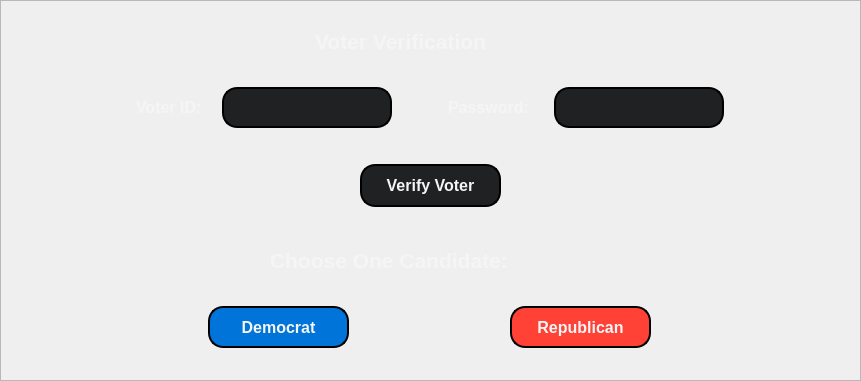
        <widget class="QFrame" name="voterFrame">
         <property name="maximumSize">
          <size>
           <width>861</width>
           <height>381</height>
          </size>
         </property>
         <property name="styleSheet">
          <string notr="true">#voterFrame {
   background-color: rgba(46, 47, 56, 0.8);
   border-radius: 15px;
   border-style: outset;
   border-width: 2px;
   border-radius: 15px;
   border-color: black;
   padding: 4px;
}
</string>
         </property>
         <property name="frameShape">
          <enum>QFrame::StyledPanel</enum>
         </property>
         <property name="frameShadow">
          <enum>QFrame::Raised</enum>
         </property>
         <widget class="QFrame" name="voterVerticalFrame">
          <property name="geometry">
           <rect>
            <x>0</x>
            <y>0</y>
            <width>861</width>
            <height>381</height>
           </rect>
          </property>
          <property name="minimumSize">
           <size>
            <width>861</width>
            <height>381</height>
           </size>
          </property>
          <property name="maximumSize">
           <size>
            <width>861</width>
            <height>381</height>
           </size>
          </property>
          <property name="styleSheet">
           <string notr="true">#voterVerticalFrame {
   background-color: none;
   color: rgb(245,245,245);
   border: none;
}
</string>
          </property>
          <layout class="QVBoxLayout" name="verticalLayout">
           <property name="spacing">
            <number>4</number>
           </property>
           <item>
            <widget class="QWidget" name="horizontalWidget_4" native="true">
             <property name="sizePolicy">
              <sizepolicy hsizetype="Preferred" vsizetype="Preferred">
               <horstretch>0</horstretch>
               <verstretch>0</verstretch>
              </sizepolicy>
             </property>
             <property name="minimumSize">
              <size>
               <width>41</width>
               <height>0</height>
              </size>
             </property>
             <property name="maximumSize">
              <size>
               <width>861</width>
               <height>41</height>
              </size>
             </property>
             <property name="styleSheet">
              <string notr="true">   background-color: none;
   color: rgb(245,245,245);
   border: none;</string>
             </property>
             <layout class="QHBoxLayout" name="horizontalLayout_5">
              <item>
               <spacer name="horizontalSpacer_12">
                <property name="orientation">
                 <enum>Qt::Horizontal</enum>
                </property>
                <property name="sizeType">
                 <enum>QSizePolicy::Fixed</enum>
                </property>
                <property name="sizeHint" stdset="0">
                 <size>
                  <width>120</width>
                  <height>20</height>
                 </size>
                </property>
               </spacer>
              </item>
              <item>
               <widget class="QLabel" name="verificationLabel">
                <property name="maximumSize">
                 <size>
                  <width>230</width>
                  <height>51</height>
                 </size>
                </property>
                <property name="font">
                 <font>
                  <family>Arial</family>
                  <pointsize>16</pointsize>
                  <weight>75</weight>
                  <italic>false</italic>
                  <bold>true</bold>
                 </font>
                </property>
                <property name="styleSheet">
                 <string notr="true">QLabel {
   color: rgb(245,245,245);
}</string>
                </property>
                <property name="text">
                 <string>Voter Verification </string>
                </property>
               </widget>
              </item>
              <item>
               <spacer name="horizontalSpacer_13">
                <property name="orientation">
                 <enum>Qt::Horizontal</enum>
                </property>
                <property name="sizeType">
                 <enum>QSizePolicy::Fixed</enum>
                </property>
                <property name="sizeHint" stdset="0">
                 <size>
                  <width>120</width>
                  <height>20</height>
                 </size>
                </property>
               </spacer>
              </item>
             </layout>
            </widget>
           </item>
           <item>
            <widget class="QWidget" name="horizontalWidget_3" native="true">
             <property name="sizePolicy">
              <sizepolicy hsizetype="Preferred" vsizetype="Preferred">
               <horstretch>0</horstretch>
               <verstretch>0</verstretch>
              </sizepolicy>
             </property>
             <property name="minimumSize">
              <size>
               <width>0</width>
               <height>52</height>
              </size>
             </property>
             <property name="maximumSize">
              <size>
               <width>861</width>
               <height>52</height>
              </size>
             </property>
             <property name="styleSheet">
              <string notr="true">   background-color: none;
   color: rgb(245,245,245);
   border: none;</string>
             </property>
             <layout class="QHBoxLayout" name="horizontalLayout_3">
              <item>
               <spacer name="horizontalSpacer_24">
                <property name="orientation">
                 <enum>Qt::Horizontal</enum>
                </property>
                <property name="sizeType">
                 <enum>QSizePolicy::Preferred</enum>
                </property>
                <property name="sizeHint" stdset="0">
                 <size>
                  <width>120</width>
                  <height>20</height>
                 </size>
                </property>
               </spacer>
              </item>
              <item>
               <widget class="QLabel" name="idLabel">
                <property name="minimumSize">
                 <size>
                  <width>80</width>
                  <height>41</height>
                 </size>
                </property>
                <property name="maximumSize">
                 <size>
                  <width>110</width>
                  <height>41</height>
                 </size>
                </property>
                <property name="font">
                 <font>
                  <family>Arial</family>
                  <pointsize>12</pointsize>
                  <weight>75</weight>
                  <italic>false</italic>
                  <bold>true</bold>
                 </font>
                </property>
                <property name="styleSheet">
                 <string notr="true">QLabel {
   color: rgb(245,245,245);
}</string>
                </property>
                <property name="text">
                 <string>Voter ID:</string>
                </property>
               </widget>
              </item>
              <item>
               <widget class="QLineEdit" name="idLineEdit">
                <property name="sizePolicy">
                 <sizepolicy hsizetype="Expanding" vsizetype="Expanding">
                  <horstretch>0</horstretch>
                  <verstretch>0</verstretch>
                 </sizepolicy>
                </property>
                <property name="minimumSize">
                 <size>
                  <width>170</width>
                  <height>41</height>
                 </size>
                </property>
                <property name="maximumSize">
                 <size>
                  <width>170</width>
                  <height>41</height>
                 </size>
                </property>
                <property name="font">
                 <font>
                  <family>Arial</family>
                  <pointsize>12</pointsize>
                 </font>
                </property>
                <property name="styleSheet">
                 <string notr="true">QLineEdit {
    background-color: rgba(32,33,35,255);
	color: rgb(245,245,245);
	border-radius: 15px;
	border-style: outset;
	border-width: 2px;
	border-radius: 15px;
	border-color: black;
	padding: 4px;
}</string>
                </property>
                <property name="inputMask">
                 <string/>
                </property>
                <property name="text">
                 <string/>
                </property>
                <property name="maxLength">
                 <number>9</number>
                </property>
               </widget>
              </item>
              <item>
               <spacer name="horizontalSpacer_23">
                <property name="orientation">
                 <enum>Qt::Horizontal</enum>
                </property>
                <property name="sizeType">
                 <enum>QSizePolicy::Fixed</enum>
                </property>
                <property name="sizeHint" stdset="0">
                 <size>
                  <width>50</width>
                  <height>20</height>
                 </size>
                </property>
               </spacer>
              </item>
              <item>
               <widget class="QLabel" name="passLabel">
                <property name="minimumSize">
                 <size>
                  <width>100</width>
                  <height>41</height>
                 </size>
                </property>
                <property name="maximumSize">
                 <size>
                  <width>110</width>
                  <height>41</height>
                 </size>
                </property>
                <property name="font">
                 <font>
                  <family>Arial</family>
                  <pointsize>12</pointsize>
                  <weight>75</weight>
                  <italic>false</italic>
                  <bold>true</bold>
                 </font>
                </property>
                <property name="styleSheet">
                 <string notr="true">QLabel {
   color: rgb(245,245,245);
}</string>
                </property>
                <property name="text">
                 <string>Password:</string>
                </property>
               </widget>
              </item>
              <item>
               <widget class="QLineEdit" name="passLineEdit">
                <property name="sizePolicy">
                 <sizepolicy hsizetype="Expanding" vsizetype="Expanding">
                  <horstretch>0</horstretch>
                  <verstretch>0</verstretch>
                 </sizepolicy>
                </property>
                <property name="minimumSize">
                 <size>
                  <width>170</width>
                  <height>41</height>
                 </size>
                </property>
                <property name="maximumSize">
                 <size>
                  <width>170</width>
                  <height>41</height>
                 </size>
                </property>
                <property name="font">
                 <font>
                  <family>Arial</family>
                  <pointsize>12</pointsize>
                 </font>
                </property>
                <property name="styleSheet">
                 <string notr="true">QLineEdit {
    background-color: rgba(32,33,35,255);
	color: rgb(245,245,245);
	border-radius: 15px;
	border-style: outset;
	border-width: 2px;
	border-radius: 15px;
	border-color: black;
	padding: 4px;
}</string>
                </property>
                <property name="text">
                 <string/>
                </property>
                <property name="maxLength">
                 <number>16</number>
                </property>
               </widget>
              </item>
              <item>
               <spacer name="horizontalSpacer_8">
                <property name="orientation">
                 <enum>Qt::Horizontal</enum>
                </property>
                <property name="sizeType">
                 <enum>QSizePolicy::Preferred</enum>
                </property>
                <property name="sizeHint" stdset="0">
                 <size>
                  <width>120</width>
                  <height>20</height>
                 </size>
                </property>
               </spacer>
              </item>
             </layout>
            </widget>
           </item>
           <item>
            <spacer name="verticalSpacer">
             <property name="orientation">
              <enum>Qt::Vertical</enum>
             </property>
             <property name="sizeType">
              <enum>QSizePolicy::Fixed</enum>
             </property>
             <property name="sizeHint" stdset="0">
              <size>
               <width>20</width>
               <height>9</height>
              </size>
             </property>
            </spacer>
           </item>
           <item>
            <widget class="QWidget" name="horizontalWidget_7" native="true">
             <property name="minimumSize">
              <size>
               <width>0</width>
               <height>60</height>
              </size>
             </property>
             <property name="maximumSize">
              <size>
               <width>861</width>
               <height>60</height>
              </size>
             </property>
             <property name="styleSheet">
              <string notr="true">   background-color: none;
   color: rgb(245,245,245);
   border: none;</string>
             </property>
             <layout class="QHBoxLayout" name="horizontalLayout_6">
              <item>
               <spacer name="horizontalSpacer_25">
                <property name="orientation">
                 <enum>Qt::Horizontal</enum>
                </property>
                <property name="sizeType">
                 <enum>QSizePolicy::Fixed</enum>
                </property>
                <property name="sizeHint" stdset="0">
                 <size>
                  <width>120</width>
                  <height>20</height>
                 </size>
                </property>
               </spacer>
              </item>
              <item>
               <widget class="QPushButton" name="verifyButton">
                <property name="sizePolicy">
                 <sizepolicy hsizetype="Expanding" vsizetype="Expanding">
                  <horstretch>0</horstretch>
                  <verstretch>0</verstretch>
                 </sizepolicy>
                </property>
                <property name="minimumSize">
                 <size>
                  <width>141</width>
                  <height>43</height>
                 </size>
                </property>
                <property name="maximumSize">
                 <size>
                  <width>141</width>
                  <height>43</height>
                 </size>
                </property>
                <property name="font">
                 <font>
                  <family>Arial</family>
                  <pointsize>12</pointsize>
                  <weight>75</weight>
                  <bold>true</bold>
                 </font>
                </property>
                <property name="cursor">
                 <cursorShape>PointingHandCursor</cursorShape>
                </property>
                <property name="styleSheet">
                 <string notr="true">QPushButton {
    background-color: rgba(32,33,35,255);
	color: rgb(245,245,245);
	border-radius: 15px;
	border-style: outset;
	border-width: 2px;
	border-radius: 15px;
	border-color: black;
	padding: 4px;
}

QPushButton:hover {
   background-color: rgb(87, 89, 101);
	color: white;
    border-radius: 15px;
	border-style: outset;
	border-width: 2px;
	border-radius: 15px;
	border-color: black;
	padding: 4px;
}

QPushButton:pressed {
   background-color: rgb(177, 185, 187);
	color: white;
}</string>
                </property>
                <property name="text">
                 <string>Verify Voter</string>
                </property>
               </widget>
              </item>
              <item>
               <spacer name="horizontalSpacer_9">
                <property name="orientation">
                 <enum>Qt::Horizontal</enum>
                </property>
                <property name="sizeType">
                 <enum>QSizePolicy::Fixed</enum>
                </property>
                <property name="sizeHint" stdset="0">
                 <size>
                  <width>120</width>
                  <height>20</height>
                 </size>
                </property>
               </spacer>
              </item>
             </layout>
            </widget>
           </item>
           <item>
            <spacer name="verticalSpacer_2">
             <property name="orientation">
              <enum>Qt::Vertical</enum>
             </property>
             <property name="sizeType">
              <enum>QSizePolicy::Fixed</enum>
             </property>
             <property name="sizeHint" stdset="0">
              <size>
               <width>20</width>
               <height>9</height>
              </size>
             </property>
            </spacer>
           </item>
           <item>
            <widget class="QWidget" name="horizontalWidget_2" native="true">
             <property name="minimumSize">
              <size>
               <width>0</width>
               <height>41</height>
              </size>
             </property>
             <property name="maximumSize">
              <size>
               <width>861</width>
               <height>41</height>
              </size>
             </property>
             <property name="styleSheet">
              <string notr="true">   background-color: none;
   color: rgb(245,245,245);
   border: none;</string>
             </property>
             <layout class="QHBoxLayout" name="horizontalLayout_4">
              <item>
               <spacer name="horizontalSpacer_11">
                <property name="orientation">
                 <enum>Qt::Horizontal</enum>
                </property>
                <property name="sizeType">
                 <enum>QSizePolicy::Fixed</enum>
                </property>
                <property name="sizeHint" stdset="0">
                 <size>
                  <width>120</width>
                  <height>20</height>
                 </size>
                </property>
               </spacer>
              </item>
              <item>
               <widget class="QLabel" name="chooseLabel">
                <property name="maximumSize">
                 <size>
                  <width>320</width>
                  <height>51</height>
                 </size>
                </property>
                <property name="font">
                 <font>
                  <family>Arial</family>
                  <pointsize>16</pointsize>
                  <weight>75</weight>
                  <italic>false</italic>
                  <bold>true</bold>
                 </font>
                </property>
                <property name="styleSheet">
                 <string notr="true">QLabel {
   color: rgb(245,245,245);
}</string>
                </property>
                <property name="text">
                 <string>Choose One Candidate:</string>
                </property>
               </widget>
              </item>
              <item>
               <spacer name="horizontalSpacer_10">
                <property name="orientation">
                 <enum>Qt::Horizontal</enum>
                </property>
                <property name="sizeType">
                 <enum>QSizePolicy::Fixed</enum>
                </property>
                <property name="sizeHint" stdset="0">
                 <size>
                  <width>120</width>
                  <height>20</height>
                 </size>
                </property>
               </spacer>
              </item>
             </layout>
            </widget>
           </item>
           <item>
            <widget class="QWidget" name="horizontalWidget_8" native="true">
             <property name="minimumSize">
              <size>
               <width>0</width>
               <height>60</height>
              </size>
             </property>
             <property name="maximumSize">
              <size>
               <width>861</width>
               <height>60</height>
              </size>
             </property>
             <property name="styleSheet">
              <string notr="true">   background-color: none;
   color: rgb(245,245,245);
   border: none;</string>
             </property>
             <layout class="QHBoxLayout" name="horizontalLayout_2">
              <item>
               <spacer name="horizontalSpacer_6">
                <property name="orientation">
                 <enum>Qt::Horizontal</enum>
                </property>
                <property name="sizeType">
                 <enum>QSizePolicy::Fixed</enum>
                </property>
                <property name="sizeHint" stdset="0">
                 <size>
                  <width>50</width>
                  <height>20</height>
                 </size>
                </property>
               </spacer>
              </item>
              <item>
               <widget class="QPushButton" name="demButton">
                <property name="sizePolicy">
                 <sizepolicy hsizetype="Expanding" vsizetype="Expanding">
                  <horstretch>0</horstretch>
                  <verstretch>0</verstretch>
                 </sizepolicy>
                </property>
                <property name="maximumSize">
                 <size>
                  <width>141</width>
                  <height>43</height>
                 </size>
                </property>
                <property name="font">
                 <font>
                  <family>Arial</family>
                  <pointsize>12</pointsize>
                  <weight>75</weight>
                  <bold>true</bold>
                 </font>
                </property>
                <property name="cursor">
                 <cursorShape>PointingHandCursor</cursorShape>
                </property>
                <property name="styleSheet">
                 <string notr="true">QPushButton {
    background-color:#0074D9;
	color: rgb(245,245,245);
	border-radius: 15px;
	border-style: outset;
	border-width: 2px;
	border-radius: 15px;
	border-color: black;
	padding: 4px;
}

QPushButton:hover {
   background-color: #33A1D9;
	color: white;
    border-radius: 15px;
	border-style: outset;
	border-width: 2px;
	border-radius: 15px;
	border-color: black;
	padding: 4px;
}

QPushButton:pressed {
   background-color: rgb(177, 185, 187);
	color: white;
}</string>
                </property>
                <property name="text">
                 <string>Democrat</string>
                </property>
               </widget>
              </item>
              <item>
               <spacer name="horizontalSpacer_4">
                <property name="orientation">
                 <enum>Qt::Horizontal</enum>
                </property>
                <property name="sizeType">
                 <enum>QSizePolicy::Fixed</enum>
                </property>
                <property name="sizeHint" stdset="0">
                 <size>
                  <width>15</width>
                  <height>20</height>
                 </size>
                </property>
               </spacer>
              </item>
              <item>
               <widget class="QPushButton" name="repButton">
                <property name="enabled">
                 <bool>true</bool>
                </property>
                <property name="sizePolicy">
                 <sizepolicy hsizetype="Expanding" vsizetype="Expanding">
                  <horstretch>0</horstretch>
                  <verstretch>0</verstretch>
                 </sizepolicy>
                </property>
                <property name="maximumSize">
                 <size>
                  <width>141</width>
                  <height>43</height>
                 </size>
                </property>
                <property name="font">
                 <font>
                  <family>Arial</family>
                  <pointsize>12</pointsize>
                  <weight>75</weight>
                  <bold>true</bold>
                 </font>
                </property>
                <property name="cursor">
                 <cursorShape>PointingHandCursor</cursorShape>
                </property>
                <property name="styleSheet">
                 <string notr="true">QPushButton {
    background-color: #FF4136;
	color: rgb(245,245,245);
	border-radius: 15px;
	border-style: outset;
	border-width: 2px;
	border-radius: 15px;
	border-color: black;
	padding: 4px;
}

QPushButton:hover {
   background-color: #FF6F5E;
	color: white;
    border-radius: 15px;
	border-style: outset;
	border-width: 2px;
	border-radius: 15px;
	border-color: black;
	padding: 4px;
}

QPushButton:pressed {
   background-color: rgb(177, 185, 187);
	color: white;
}</string>
                </property>
                <property name="text">
                 <string>Republican</string>
                </property>
               </widget>
              </item>
              <item>
               <spacer name="horizontalSpacer_5">
                <property name="orientation">
                 <enum>Qt::Horizontal</enum>
                </property>
                <property name="sizeType">
                 <enum>QSizePolicy::Fixed</enum>
                </property>
                <property name="sizeHint" stdset="0">
                 <size>
                  <width>50</width>
                  <height>20</height>
                 </size>
                </property>
               </spacer>
              </item>
             </layout>
            </widget>
           </item>
          </layout>
         </widget>
        </widget>
